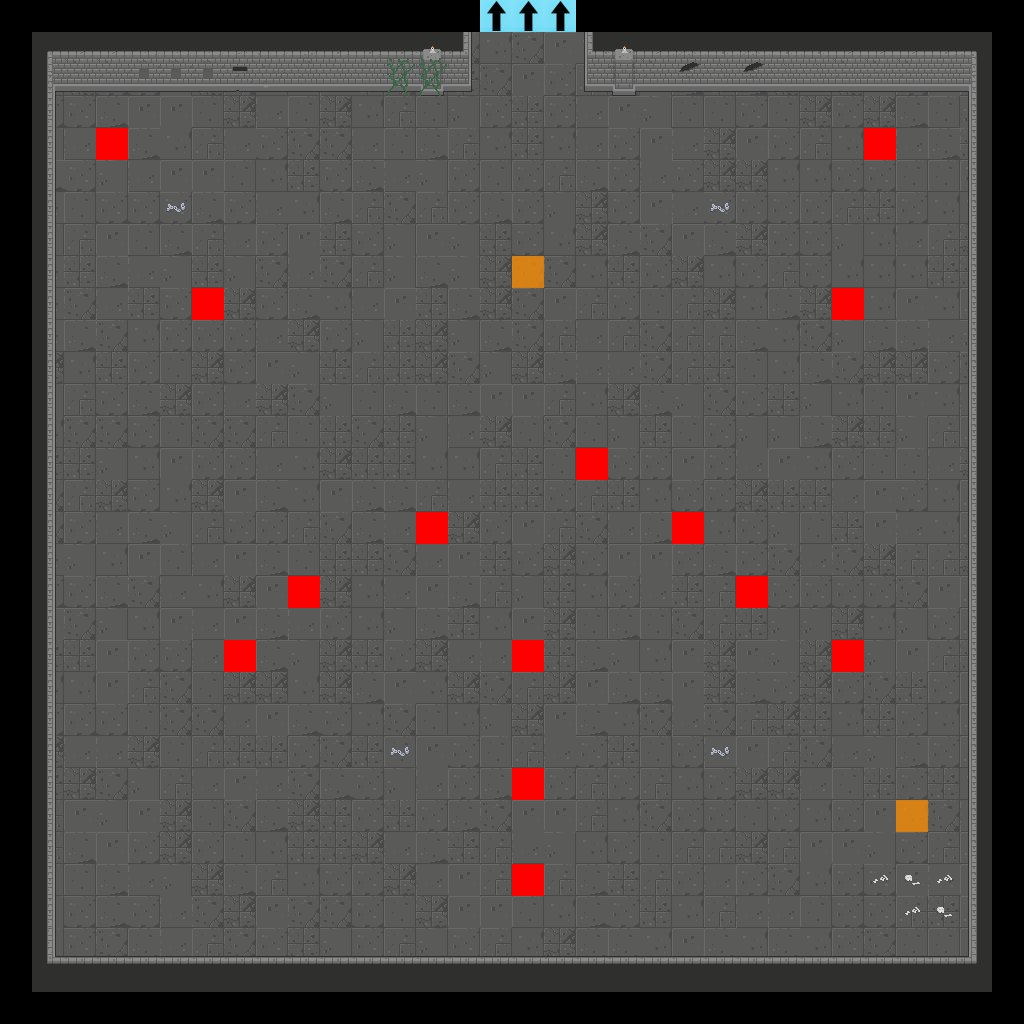

Below is a game level as drawn by its tile map, then a one-line description and the .tmx that defines it (tile-layer data replaced by summaries):
An orthogonal 32x32 tile map with 32x32 px tiles, 7 tile layers (Floor, Walls, Doors, Pillars, ...), 2 tilesets.

<map version="1.2" tiledversion="2019.04.18" orientation="orthogonal" renderorder="right-down" width="32" height="32" tilewidth="32" tileheight="32" infinite="0" nextlayerid="22" nextobjectid="1">
 <tileset firstgid="1" source="Dungeon_Tileset_2.tsx" />
 <tileset firstgid="321" source="flags.tsx" />
 <layer id="15" name="Floor" width="32" height="32">
  <data>[1024 cells, 900 non-empty, 12 distinct tile ids]</data>
 </layer>
 <layer id="16" name="Walls" width="32" height="32">
  <data>[1024 cells, 170 non-empty, 35 distinct tile ids]</data>
 </layer>
 <layer id="17" name="Doors" width="32" height="32">
  <data>[1024 cells, 0 non-empty, 0 distinct tile ids]</data>
 </layer>
 <layer id="18" name="Pillars" width="32" height="32">
  <data>[1024 cells, 0 non-empty, 0 distinct tile ids]</data>
 </layer>
 <layer id="19" name="Candles" width="32" height="32">
  <data>[1024 cells, 2 non-empty, 1 distinct tile ids]</data>
 </layer>
 <layer id="20" name="Debris" width="32" height="32">
  <data>[1024 cells, 13 non-empty, 5 distinct tile ids]</data>
 </layer>
 <layer id="21" name="Flags" width="32" height="32">
  <data>[1024 cells, 19 non-empty, 3 distinct tile ids]</data>
 </layer>
</map>
